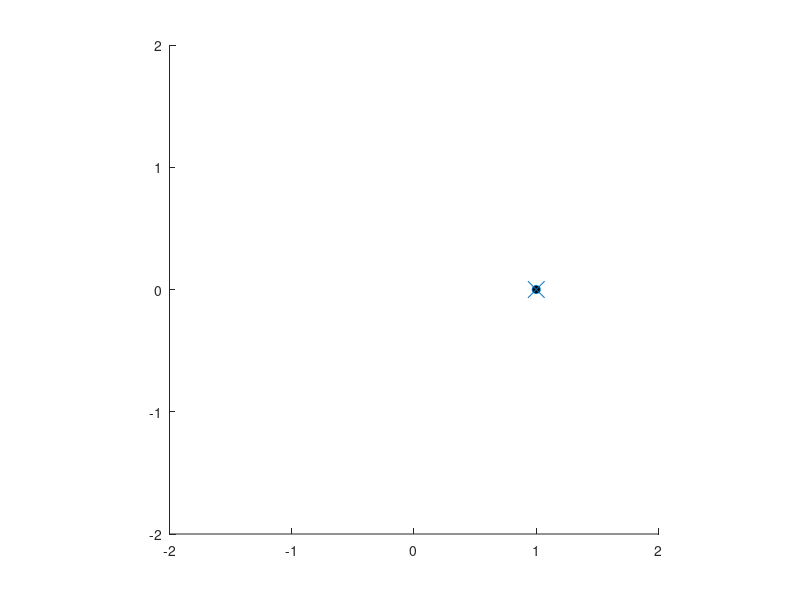

Reproduce this figure in MATLAB. (Note: this script raises an error after producing the figure.)
% %Particle Filter example
clear 
%% Parameters
Tmax = 20; %Number of time steps
Q = [0.001 0
    0 0.001]; %State noise
R = [0.04 0
    0 0.04]; %Measurement noise

N = 100000;    %Number of particles
minx = -2;
maxx = 2;
miny = -2;
maxy = 2;

%initial position
xtrue = [1
    0];

%Initial guess
P = [0.02 0
    0 0.02];             %Initial variance of estimated position
M = xtrue;   %Initial Guess for the position

Wi = 1/N*ones(1,N); %initial weight of the particles
xi = M + chol(P')*randn(2,N); %Initial particles


%Plots initialization
figure(1); %Particle, real positions, measurement, ellipsoid of confidence
axis equal;
axis([minx maxx miny maxy]);
hx = line(xtrue(1),xtrue(2),1,'Marker','o','MarkerFaceColor','k');
hy = line(xtrue(1),xtrue(2),1,'Marker','x','MarkerSize',12);
hold on;
hz = scatter(xi(1,:),xi(2,:),40,[1 0 0]);
hz.MarkerFaceColor = 'r';
hz.MarkerFaceAlpha = 'flat';
hz.AlphaDataMapping = 'none';
hz.AlphaData = Wi/max(Wi);
%Create and plot Ellipsoid
X0=sum(xi.*[Wi;Wi],2);
M=(xi.*Wi-X0*ones(1,N).*Wi)*(xi-X0*ones(1,N))';
[U,S,V]=svd(M);
a=0:0.1:2*pi;
ell0=[sqrt(S(1,1))*cos(a);sqrt(S(2,2))*sin(a)]*3; %3-sigma interval,
                    % corresponds to 98.8% of confidence interval (well explained in J.Sola Phd Thesis)
ell=X0*ones(1,length(a))+V'*ell0;
hxell = line(ell(1,:),ell(2,:),'LineWidth',2,'Color','r');
figure(2);  %Particles weights (sorted)
hstem = stem(sort(Wi));


%% Loop
variance = ones(1,Tmax);
rms_arr = ones(1,Tmax);
for t = 1:Tmax
    % True position
    [v] = chol(Q)*randn(2,1);
    xtrue = xtrue...
        + [-2*pi/Tmax*sin(2*pi*t/Tmax) 2*pi/Tmax*cos(2*pi*t/Tmax)]'...
        +[v(1) v(2)]'; %trajectory is a circle plus perturbation

    %Measurement
    w = randn(1,2)*chol(R);
    ytrue = xtrue + [w(1) w(2)]'; %Measurement is true position plus noise

    %update plot
    hx.XData = xtrue(1);
    hx.YData = xtrue(2);
    hy.XData = ytrue(1);
    hy.YData = ytrue(2);
    figure(1);title(['step ' num2str(t)]);
    %pause;
    title(['step ' num2str(t) ' : Predicting']);
    %pause(0.01);

    %Predict
   
        v = chol(Q)*randn(2,N);
         xi = xi + [-2*pi/Tmax*sin(2*pi*t/Tmax); 2*pi/Tmax*cos(2*pi*t/Tmax)] + v;
   
         
    %update particle positions after prediction
    hz.XData = xi(1,:);
    hz.YData = xi(2,:);
    %Update Ellipsoid after prediction
    X0=sum(xi.*[Wi;Wi],2);
    M=(xi.*Wi-X0*ones(1,N).*Wi)*(xi.*Wi-X0*ones(1,N).*Wi)'*N;
    [U,S,V]=svd(M);
    a=0:0.1:2*pi;
    ell0=[sqrt(S(1,1))*cos(a);sqrt(S(2,2))*sin(a)]*sqrt(3);
    ell=X0*ones(1,length(a))+V'*ell0;
    set(hxell,'Xdata',ell(1,:),'Ydata',ell(2,:));
    figure(1);title(['step ' num2str(t) ' ; After Prediction']);
    %pause;

    %update particles weights
    for i = 1:N
        %Wi(i) = 1/N;
        particle_measurement = xi(:, i);
        likelihood = 1 /(2 * pi * sqrt(det(R))) * exp(-0.5 * (ytrue - particle_measurement)' * inv(R) * (ytrue - particle_measurement));

        % Update the particle weight
        Wi(i) = Wi(i) * likelihood;
    end
    Wi = Wi/sum(Wi); %Normalize
   


    %update particle weights and ellipsoid of confidence
    hz.XData = xi(1,:);
    hz.YData = xi(2,:);
    hz.AlphaData = Wi/max(Wi);
    hz.MarkerFaceAlpha = 'flat';
    hstem.YData = sort(Wi);
    %Update Ellipsoid
    X0=sum(xi.*[Wi;Wi],2);
    M=(xi.*Wi-X0*ones(1,N).*Wi)*(xi.*Wi-X0*ones(1,N).*Wi)'*N;
    [U,S,V]=svd(M);
    a=0:0.1:2*pi;
    ell0=[sqrt(S(1,1))*cos(a);sqrt(S(2,2))*sin(a)]*sqrt(3);
    ell=X0*ones(1,length(a))+V'*ell0;
    set(hxell,'Xdata',ell(1,:),'Ydata',ell(2,:));
    figure(1);title(['step ' num2str(t) ' ; After Update']);
     %figure(2);title(['step ' num2str(t) ' ; After Update ; Neff = ' num2str(Neff)]);
    %pause;
   

     %Resampling
     Neff= 1/sum(Wi.^2); %resampling criteria
     if Neff <= 0.5*N
        [Wi,xi] = resample(Wi,xi);
     end

    a = xtrue-xi;
    b = sqrt(a(1,:).^2 + a(2,:).^2);
    rms_arr(t) = max((b));
    variance(t) = var((b));
end
maxvar = max(variance)
maxrms = max(rms_arr)
save('N100000_Neff_0.5_QR.mat',"b",'a', 'variance')

%% Resampling algorithm
function [W,X] = resample(W,X)
% Resampling algorithm
% Multinomial algorithm
% W : weights of the particles
% indx : index of the particles to be resampled
W = W/sum(W); % just in case the weights are not normalized
N = length(W);
Q = cumsum(W);
i=1;
indx = 1:N; % Preallocate indx (save time)
while (i<=N)
    sampl = rand(1,1);
    j=1;
    while (Q(j)<sampl)
        j=j+1;
    end
    indx(i)=j;
    i=i+1;
end
X = X(:,indx);
W = ones(1,N)/N;
end